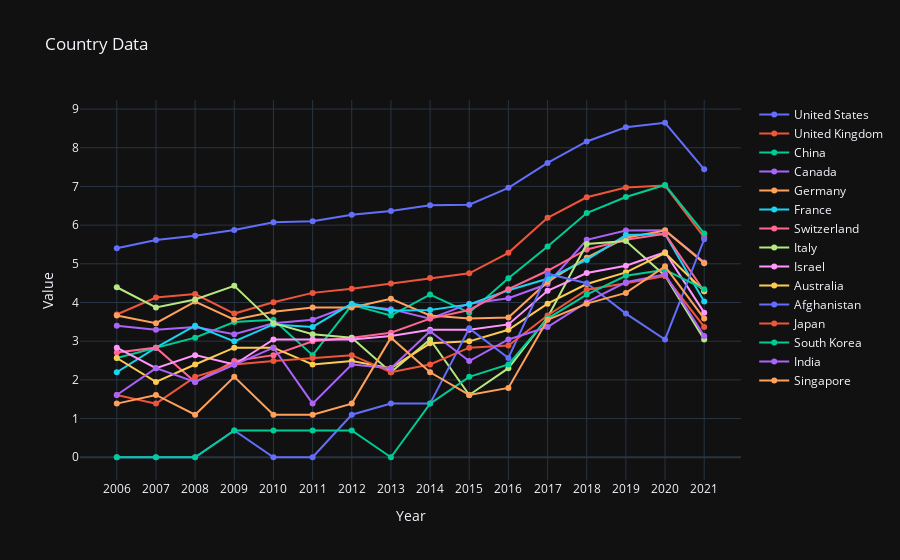

Notebook cell for this chart:
### Code cell
# Read the country_year_contributions_slope file
df = pd.read_csv('country_year_contributions_log.csv')
df = df.set_index('country')
years = df.columns.values[1:]
data = []
for country in df.index:
    country_data = df.loc[country]
    trace = go.Scatter(x=years, y=country_data[1:], name=country)
    data.append(trace)
layout = go.Layout(title='Country Data',
                   xaxis=dict(title='Year'),
                   yaxis=dict(title='Value'))
fig = go.Figure(data=data, layout=layout)
# fig.update_layout(yaxis_range=[8.20,8.40])
fig.show()
